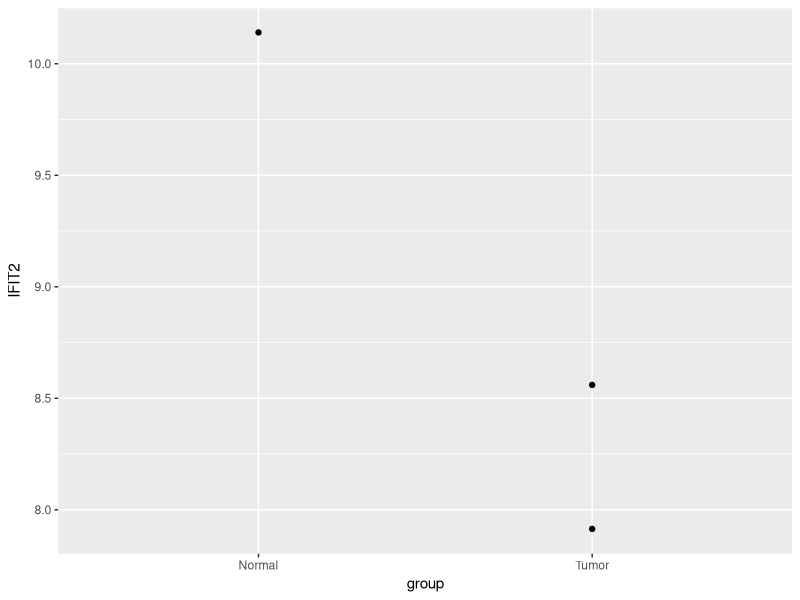

Reproduce this figure in R.
## ---- chunk 1
#| include: false

library(tidyverse)
## ---- chunk 2
tidy_rowSums = function(df, name, con = where(is.numeric)) {
  
    con = enquo(con)
    df[[name]] = rowSums(select(df, !!con))
    
    return(df)
    
}

iris |> 
  tidy_rowSums('sum') |> 
  as_tibble()
## ---- chunk 3
vec_1 = 1:3
vec_2 = 4:6

lst_raw = list(a = vec_1, b = vec_2)
df_raw = data.frame(a = vec_1, b = vec_2)

lst_from_df = as.list(df_raw)
df_from_lst = as.data.frame(lst_raw)

identical(lst_raw, lst_from_df)
identical(df_raw, df_from_lst)
## ---- chunk 4
vec_1 = 1:3
vec_2 = 4:7

df_unequal_length = tryCatch(data.frame(a = vec_1, b = vec_2), error = \(e) e)
df_contains_lst = data.frame(a = vec_1, b = as.list(vec_1))

df_unequal_length
df_contains_lst
## ---- chunk 5
vec_1 = 1:3
vec_2 = 4:6

df_raw = data.frame(a = vec_1, b = vec_2)
tb_raw = tibble(a = vec_1, b = vec_2)
tb_lst = tibble(a = vec_1, b = as.list(vec_2))

rownames(df_raw) = c('a', 'b', 'c')
rownames(tb_raw) = c('a', 'b', 'c')

df_raw
tb_raw
tb_lst

## ---- chunk 6
df_expr = read_tsv('examples/expr.tsv') |> 
  mutate(sample = as.character(sample))
df_expr

df_map = read_tsv('examples/probemap.tsv') |> 
  mutate(ENTREZID = as.character(ENTREZID))
df_map
## ---- chunk 7
full_join(df_map, df_expr, c('ENTREZID' = 'sample'))
## ---- chunk 8
table_entrez2symbol = df_map |> pull(SYMBOL, ENTREZID)
table_entrez2symbol[1:3]

df_maped = df_expr |> 
  mutate(sample = table_entrez2symbol[sample])

df_maped
## ---- chunk 9
df_maped |> t() |> as_tibble()
## ---- chunk 10
tidy_t = function(df, id_new, id_old = colnames(df)[[1]]) {
  
  df |> 
    column_to_rownames(id_old) |> # 有的时候我们还是要向过去妥协的~
    t() |> 
    as_tibble(rownames = id_new)
  
}

tryCatch(tidy_t(df_maped, 'sample'), error = \(e) e)
## ---- chunk 11
merge_expression = function(df, by, symbol = 'symbol') {
  
  match.arg(by, c('max', 'min', 'mean'))
  
  symbol_duplicated = df[[symbol]][duplicated(df[[symbol]])]
  
  if (length(symbol_duplicated) != 0) {
    
    df_remain = df[!df[[symbol]] %in% symbol_duplicated, ]
    df_patch = df[df[[symbol]] %in% symbol_duplicated, ]
    lst_patch = split(df_patch[, -1], df_patch[[symbol]])
    
    if (by == 'max') {
      
      df_patched = lst_patch |> 
        map(~ .x |> map(max)) |> 
        bind_rows()
      
    } else if (by == 'min') {
      
      df_patched = lst_patch |> 
        map(~ .x |> map(max)) |> 
        bind_rows()
      
    } else if (by == 'mean') {
      
      df_patched = lst_patch |> 
        map(~ .x |> map(max)) |> 
        bind_rows()
      
    }

    df_patched = df_patched |> 
      mutate(symbol = names(lst_patch)) |> 
      relocate(symbol)
    
    colnames(df_patched) = colnames(df_remain)
    
    df = bind_rows(df_remain, df_patched)
    
  } 
  
  return(df)
  
}

df_perfect = df_maped |> 
  merge_expression('mean', 'sample') |> 
  tidy_t('sample')
df_perfect
## ---- chunk 12
df_perfect |> 
  select(sample, IFIT2) |> 
  mutate(group = ifelse(str_ends(sample, '11'), 'Normal', 'Tumor')) |> 
  ggplot() +
  geom_point(aes(group, IFIT2))
